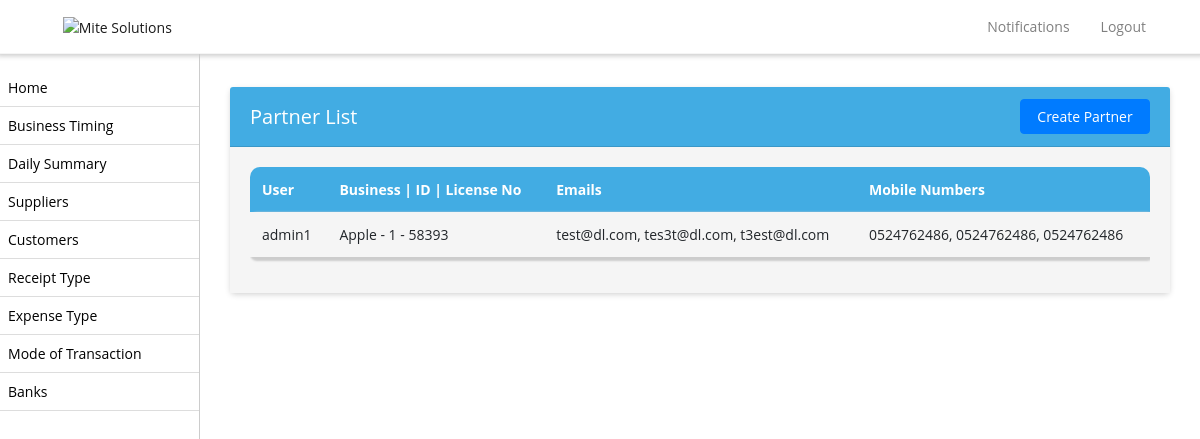
Page /partners/ (signed in) on the committed database.
### biztrackapp/models.py (models this page shows, shortened)
class Partners(models.Model):
    shop = models.ForeignKey(Shop, on_delete=models.CASCADE)
    user = models.ForeignKey(User, on_delete=models.CASCADE)
    business_profile = models.ForeignKey(BusinessProfile, on_delete=models.CASCADE)
    email_1 = models.EmailField(max_length=254)
    email_2 = models.EmailField(max_length=254)
    email_3 = models.EmailField(max_length=254)
    mobile_1 = models.CharField(max_length=20)
    mobile_2 = models.CharField(max_length=20)
    mobile_3 = models.CharField(max_length=20)

class User(AbstractUser):
    email = models.EmailField(max_length=254, unique=True)
    username = models.CharField(max_length=100, unique=True)
    first_name = models.CharField(max_length=255)
    last_name = models.CharField(max_length=255)
    country_code = models.CharField(max_length=10)
    phone_number = models.CharField(max_length=20)
    is_admin = models.BooleanField(default=True)
    USERNAME_FIELD = "username"
    REQUIRED_FIELDS = ["email"]

class BusinessProfile(models.Model):
    name = models.CharField(max_length=64, blank=False, default=None, null=True)
    license_number = models.CharField(max_length=255)
    license_expiration = models.DateField(null=True)
    license_upload = models.FileField(upload_to='licenses')
    shop_phone_number = models.CharField(max_length=25)
    vat_percentage = models.DecimalField(max_digits=5, decimal_places=2)
    vat_number = models.CharField(max_length=255)
    vat_submission_date_1 = models.DateField(null=True)
    vat_submission_date_2 = models.DateField(null=True)
    vat_submission_date_3 = models.DateField(null=True)
    vat_certificate_upload = models.FileField(upload_to='vat_certificates')
    address = models.TextField()
    license_expiration_reminder_days = models.PositiveIntegerField(verbose_name='License Expiration Reminder (days)')
    vat_submission_date_reminder_days = models.PositiveIntegerField(null=True, verbose_name='VAT Submission Date Reminder (days)')
    employee_visa_expiration_reminder_days = models.PositiveIntegerField(null=True, verbose_name='Employee Visa Expiration Reminder (days)')
    employee_passport_expiration_reminder_days = models.PositiveIntegerField(null=True, verbose_name='Employee Passport Expiration Reminder (days)')
    opening_balance = models.CharField(max_length=255, null=True, default=None)
    created_on = models.DateTimeField(auto_now_add=True, null=True)

class Shop(models.Model):
    name = models.CharField(max_length=255, verbose_name='Shop Name')
    license_number = models.CharField(max_length=50, unique=True)
    num_users = models.PositiveIntegerField(verbose_name='Number of Users')
    vat_remainder = models.BooleanField(default=True, verbose_name='VAT Reminder')
    employee_transaction_window = models.BooleanField(default=True)
    license_expiration_reminder = models.BooleanField(default=True, verbose_name='License Expiration Reminder')
    employee_visa_expiration_reminder = models.BooleanField(default=True, verbose_name='Employee Visa Expiration Reminder')
    employee_passport_expiration_reminder = models.BooleanField(default=True, verbose_name='Employee Passport Expiration Reminder')
    created_on = models.DateTimeField(auto_now_add=True, null=True)

### biztrackapp/views.py (the view)
# urls.py: path('partners/', PartnerListView.as_view(), name='partner_list'),
class PartnerListView(LoginRequiredMixin, View):
    def get(self, request):
        shop = Shop.objects.filter(shopadmin__user=request.user).first()
        if shop:
            partners = Partners.objects.filter(shop=shop)
        else:
            partners = Partners.objects.none()
        return render(request, 'partner_list.html', {'partners': partners})

### biztrackapp/templates/partner_list.html (shortened to what this page needs)
{% extends 'base.html' %}
{% block content %}
<div class="container mt-3">
    <div class="card">
        <div class="card-header  d-flex justify-content-between align-items-center">
            <h5 class="mb-0">Partner List</h5>
            <a href="{% url 'partner_create' %}" class="btn btn-primary float-right">Create Partner</a>
        </div>
        <div class="card-body">
            <div class="table-responsive">
                <table  class="table table-bordered table-striped nowrap"  style="width: 100%;">
                    <thead>
                        <tr>
                            <th>User</th>
                            <th>Business | ID | License No</th>
                            <th>Emails</th>
                            <th>Mobile Numbers</th>
                        </tr>
                    </thead>
                    <tbody>
                        {% for partner in partners %}
                        <tr>
                            <td>{{ partner.user.username }}</td>
                            <td>{{ partner.business_profile.name }} - {{ partner.business_profile.id }} - {{partner.shop.license_number}}</td>
                            <td>{{ partner.email_1 }}, {{ partner.email_2 }}, {{ partner.email_3 }}</td>
                            <td>{{ partner.mobile_1 }}, {{ partner.mobile_2 }}, {{ partner.mobile_3 }}</td>
                        </tr>
                        {% endfor %}
                    </tbody>
                </table>
            </div>
        </div>
    </div>
</div>
{% endblock %}

### biztrackapp/templates/base.html (style rules this page uses)
.table-bordered td, .table-bordered th { border: transparent !important; }
.btn { min-width: 130px !important; }
.table-bordered>:not(caption)>* { border-width: 0px !important; box-shadow: 2px 2px 2px 2px #ccc; border-radius:5px; }
body, p, h1, h2, h3, h4, h5, h6, a, li, label, input, div, span, small { font-family: "Open Sans", sans-serif !important; }
body, p, a, li, li>a { font-size:14px !important; }
body { padding-top: 56px; background-color: #ffffff !important; }
table thead th { vertical-align: bottom; border-bottom: 2px solid #dee2e6; background-color: #42ace3 !important; color: #fff !important; }
tbody { border-bottom: 0px !important; background-color: #f5f5f5 !important; }
tbody>tr>td { background-color: #f5f5f5 !important; }
table { border:1px !important; }
div>.table-responsive, table, table>thead { border-radius: 10px !important; }
.card { border:0px !important; margin-top:15px; margin-bottom:15px; box-shadow: 0px 2px 6px -1px #ccc; }
.card-body { background-color: #f5f5f5 !important; }
.card-header { background-color: #42ace3 !important; color:#fff !important; }
.card-header>a, .card-header>h5 { color:#fff !important; }
a { text-decoration: none !important; }
.btn-primary { --bs-btn-color: #fff; --bs-btn-bg: #3280cc; --bs-btn-border-color: #3280cc; --bs-btn-hover-color: #000; --bs-btn-hover-bg: #1d5c96; --bs-btn-hover-border-color: #3280cc; --bs-btn-focus-shadow-rgb: 0, 155, 132; --bs-btn-active-color: #000; --bs-btn-active-bg: #33c5af; --bs-btn-active-border-color: #3280cc; --bs-btn-active-shadow: inset 0 3px 5px rgba(0, 0, 0, 0.125); --bs-btn-disabled-color: #000; --bs-btn-disabled-bg: #3280cc; --bs-btn-disabled-border-color: #3280cc; }

### rows in the picture
Partners: user.username "admin1", business_profile.name "Apple", business_profile.id "1", shop.license_number "58393", email_1 "test@dl.com", email_2 "tes3t@dl.com", email_3 "t3est@dl.com", mobile_1 "0524762486", mobile_2 "0524762486", mobile_3 "0524762486"
